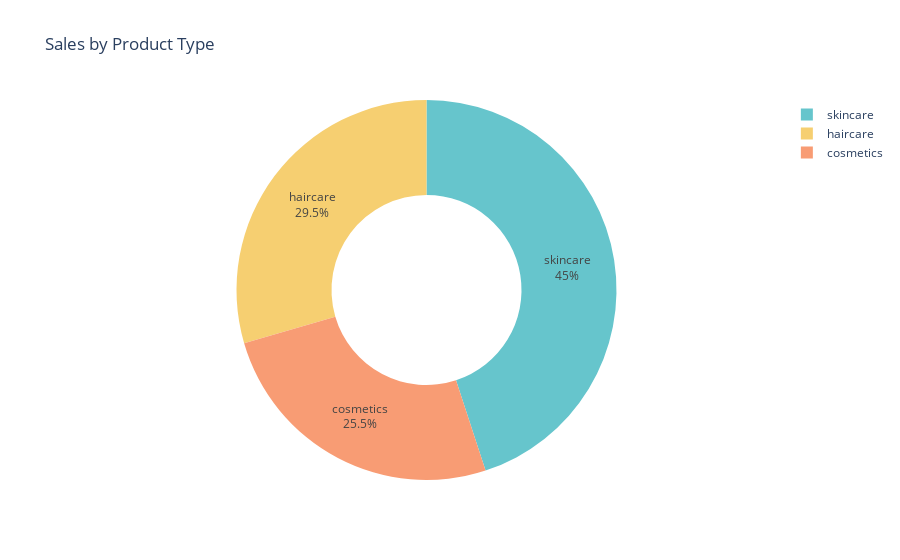

Notebook cell for this chart:
### Code cell
#The company derives more revenue from skincare products, and the higher the price of skincare products, the more revenue they generate. Now let’s have a look at the sales by product type:
sales_data = data.groupby('Product type')['Number of products sold'].sum().reset_index()

pie_chart = px.pie(sales_data, values='Number of products sold', names='Product type', 
                   title='Sales by Product Type', 
                   hover_data=['Number of products sold'],
                   hole=0.5,
                   color_discrete_sequence=px.colors.qualitative.Pastel)
                   
pie_chart.update_traces(textposition='inside', textinfo='percent+label')
pie_chart.show()

### Figure 1 — Plotly figure (JSON) as saved in the notebook; plotly's stock layout.template omitted (floating-point values rounded to 4 significant figures)
{"data": [{"customdata": [[11757], [13611], [20731]], "domain": {"x": [0, 1], "y": [0, 1]}, "hole": 0.5, "hovertemplate": "Product type=%{label}<br>Number of products sold=%{customdata[0]}<extra></extra>", "labels": ["cosmetics", "haircare", "skincare"], "legendgroup": "", "name": "", "showlegend": true, "textinfo": "percent+label", "textposition": "inside", "type": "pie", "values": [11757, 13611, 20731]}], "layout": {"legend": {"tracegroupgap": 0}, "piecolorway": ["rgb(102, 197, 204)", "rgb(246, 207, 113)", "rgb(248, 156, 116)", "rgb(220, 176, 242)", "rgb(135, 197, 95)", "rgb(158, 185, 243)", "rgb(254, 136, 177)", "rgb(201, 219, 116)", "rgb(139, 224, 164)", "rgb(180, 151, 231)", "rgb(179, 179, 179)"], "title": {"text": "Sales by Product Type"}}}
